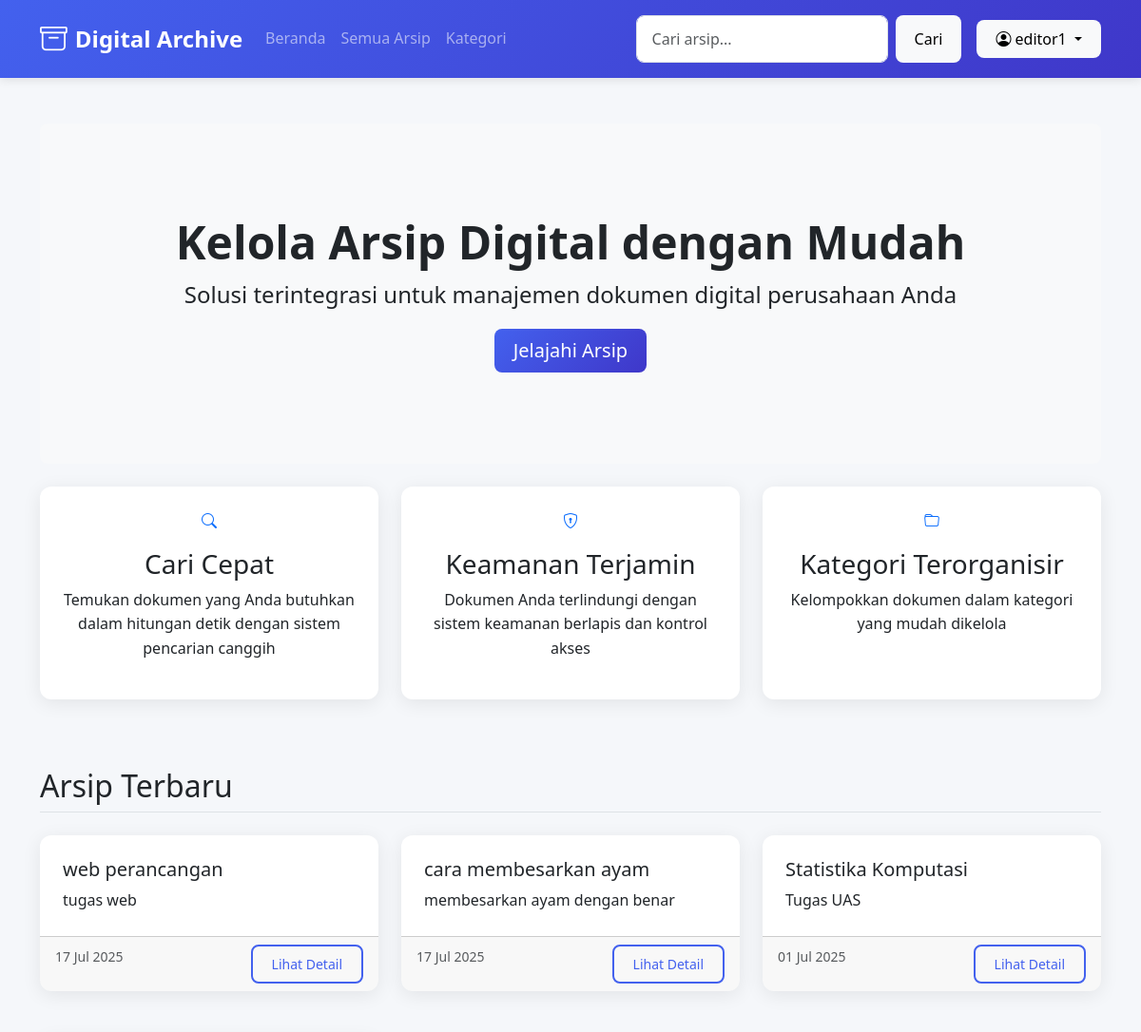
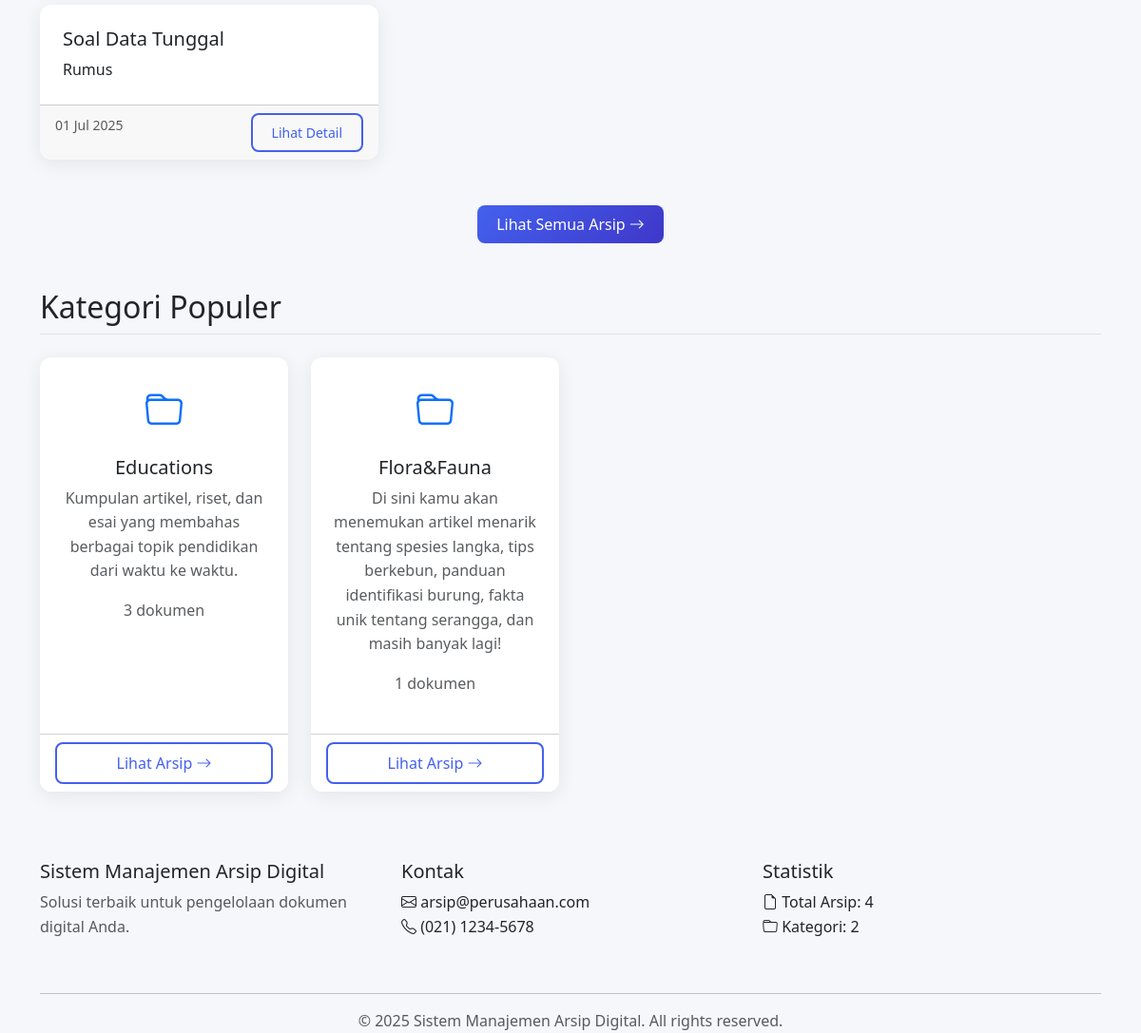
Screenshot of / (signed in) with the database file from the repository (2 pictures, top to bottom).
### arsip/models.py (models this page shows, shortened)
class Arsip(models.Model):
    STATUS_VERIFIKASI = (
        ('pending', 'Pending'),
        ('ditolak', 'Ditolak'),
        ('diterima', 'Diterima'),
    )
    STATUS_AKSES_CHOICES = [
        ('publik', 'Publik'),
        ('internal', 'Internal'),
    ]
    judul_arsip = models.CharField(max_length=255, blank=True, null=True, default="")
    kode_arsip = models.CharField(max_length=50, blank=True, null=True, unique=True)
    deskripsi = models.TextField(blank=True, null=True, default="")
    kategori = models.ForeignKey(Kategori, on_delete=models.SET_NULL, blank=True, null=True)
    tags = models.ManyToManyField(Tag, blank=True)
    tanggal_dibuat = models.DateField()
    tanggal_diterima = models.DateField()
    pembuat = models.CharField(max_length=100, blank=True, null=True)
    lokasi_fisik = models.CharField(max_length=100, blank=True, null=True)
    lokasi_digital = models.FileField(upload_to=arsip_upload_path)
    format_file = models.CharField(max_length=10, blank=True)
    ukuran_file = models.IntegerField(blank=True, null=True)  # Dalam bytes
    status_akses = models.CharField(
        max_length=20,
        choices=STATUS_AKSES_CHOICES,
        default='internal'
    )
    dibuat_oleh = models.ForeignKey(User, on_delete=models.SET_NULL, null=True)
    timestamp_input = models.DateTimeField(auto_now_add=True)
    last_updated = models.DateTimeField(auto_now=True)
    versi = models.PositiveIntegerField(default=1)
    diakses = models.PositiveIntegerField(default=0)
    class Meta:
        verbose_name = "Arsip Digital"
        verbose_name_plural = "Arsip Digital"
        ordering = ['-tanggal_diterima']
    status_verifikasi = models.CharField(
        max_length=20,
        choices=STATUS_VERIFIKASI,
        default='pending'
    )
    catatan_verifikasi = models.TextField(blank=True, null=True)
    verifikator = models.ForeignKey(
        User,
        on_delete=models.SET_NULL,
        null=True,
        blank=True,
        related_name='arsip_diverifikasi'
    )
    tanggal_verifikasi = models.DateTimeField(null=True, blank=True)
    tracker = FieldTracker(fields=['status_verifikasi'])

class Kategori(models.Model):
    nama = models.CharField(max_length=100, unique=True)
    deskripsi = models.TextField(blank=True, null=True)

### arsip/views.py (the view)
# urls.py: path('', views.beranda, name='beranda'),
def beranda(request):
    arsip_terbaru_queryset = Arsip.objects.filter(status_verifikasi='diterima')
    if not request.user.is_authenticated:
        arsip_terbaru_queryset = arsip_terbaru_queryset.filter(status_akses='publik')
    arsip_terbaru = arsip_terbaru_queryset.order_by('-tanggal_diterima')[:6]
    kategori_populer = Kategori.objects.annotate(
        jumlah_arsip=Count('arsip')
    ).order_by('-jumlah_arsip')[:4]
    return render(request, 'arsip/beranda.html', {
        'arsip_terbaru': arsip_terbaru,
        'kategori_populer': kategori_populer,
    })

### arsip/views.py (called while the page is built)
def statistik_context(request):
    from .models import Arsip, Kategori
    return {
        'total_arsip': Arsip.objects.count(),
        'total_kategori': Kategori.objects.count(),
    }

### arsip/templates/arsip/beranda.html (shortened to what this page needs)
{% extends "arsip/base_arsip.html" %}
{% load static %}
{% block content %}
<div class="p-5 mb-4 bg-light rounded-3">
    <div class="container-fluid py-5 text-center">
        <h1 class="display-5 fw-bold">Kelola Arsip Digital dengan Mudah</h1>
        <p class="fs-4">Solusi terintegrasi untuk manajemen dokumen digital perusahaan Anda</p>
        <a class="btn btn-primary btn-lg" href="{% url 'arsip:daftar_arsip' %}">Jelajahi Arsip</a>
    </div>
</div>
<div class="row mb-5">
    <div class="col-md-4 mb-4">
        <div class="card h-100 text-center p-4">
            <i class="bi bi-search text-primary file-icon mb-3"></i>
            <h3>Cari Cepat</h3>
            <p>Temukan dokumen yang Anda butuhkan dalam hitungan detik dengan sistem pencarian canggih</p>
        </div>
    </div>
    <div class="col-md-4 mb-4">
        <div class="card h-100 text-center p-4">
            <i class="bi bi-shield-lock text-primary file-icon mb-3"></i>
            <h3>Keamanan Terjamin</h3>
            <p>Dokumen Anda terlindungi dengan sistem keamanan berlapis dan kontrol akses</p>
        </div>
    </div>
    <div class="col-md-4 mb-4">
        <div class="card h-100 text-center p-4">
            <i class="bi bi-folder text-primary file-icon mb-3"></i>
            <h3>Kategori Terorganisir</h3>
            <p>Kelompokkan dokumen dalam kategori yang mudah dikelola</p>
        </div>
    </div>
</div>
<h2 class="border-bottom pb-2 mb-4">Arsip Terbaru</h2>
{% if arsip_terbaru %}
<div class="row row-cols-1 row-cols-md-3 g-4">
    {% for arsip in arsip_terbaru %}
    <div class="col-md-4 mb-4">
        <div class="card h-100">
            <div class="card-body">
                <h5 class="card-title">{{ arsip.judul_arsip }}</h5>
                <p class="card-text">{{ arsip.deskripsi|truncatechars:100 }}</p>
            </div>
            <div class="card-footer">
                <small class="text-muted">
                    {{ arsip.tanggal_diterima|date:"d M Y" }}
                </small>
                <a href="{% url 'arsip:detail_arsip' arsip.id %}" class="btn btn-outline-primary btn-sm float-end small">Lihat Detail</a>
            </div>
        </div>
    </div>
    {% endfor %}
</div>
<div class="text-center mt-4">
    <a href="{% url 'arsip:daftar_arsip' %}" class="btn btn-primary">
        Lihat Semua Arsip <i class="bi bi-arrow-right"></i>
    </a>
</div>
{% else %}
<div class="alert alert-info">
    Belum ada arsip yang tersedia.
</div>
{% endif %}
<h2 class="border-bottom pb-2 mb-4 mt-5">Kategori Populer</h2>
<div class="row row-cols-1 row-cols-md-4 g-4">
    {% for kategori in kategori_populer %}
    <div class="col mb-4 d-flex align-items-stretch">
        <div class="card text-center h-100 w-100">
            <div class="card-body d-flex flex-column">
                <i class="bi bi-folder text-primary fs-1 mb-3"></i>
                <h5 class="card-title">{{ kategori.nama }}</h5>
                <p class="card-text text-muted">{{ kategori.deskripsi }}</p>
                <p class="text-muted">{{ kategori.jumlah_arsip }} dokumen</p>
            </div>
            <div class="card-footer bg-white mt-auto">
                <a href="{% url 'arsip:arsip_per_kategori' kategori.id %}" class="btn btn-outline-primary w-100">
                    Lihat Arsip <i class="bi bi-arrow-right"></i>
                </a>
            </div>
        </div>
    </div>
    {% endfor %}
</div>
{% endblock %}

### arsip/templates/arsip/base_arsip.html (shortened to what this page needs)
<!DOCTYPE html>
<html lang="id">
<head>
    <link href="https://cdn.jsdelivr.net/npm/bootstrap@5.3.0/dist/css/bootstrap.min.css" rel="stylesheet">
    <link rel="stylesheet" href="https://cdn.jsdelivr.net/npm/bootstrap-icons@1.8.0/font/bootstrap-icons.css">
    {% load static %}
    <link rel="stylesheet" href="{% static 'style.css' %}">
</head>
<body>
    <nav class="navbar navbar-expand-lg navbar-dark bg-primary">
        <div class="container">
            <a class="navbar-brand" href="{% url 'arsip:beranda' %}">
                <i class="bi bi-archive"></i> Digital Archive
            </a>
            <div class="collapse navbar-collapse" id="navbarNav">
                <ul class="navbar-nav me-auto">
                    <li class="nav-item">
                        <a class="nav-link" href="{% url 'arsip:beranda' %}">Beranda</a>
                    </li>
                    <li class="nav-item">
                        <a class="nav-link" href="{% url 'arsip:daftar_arsip' %}">Semua Arsip</a>
                    </li>
                    <li class="nav-item">
                        <a class="nav-link" href="{% url 'arsip:kategori_list' %}">Kategori</a>
                    </li>
                </ul>
                <form class="d-flex me-2" action="{% url 'arsip:cari_arsip' %}" method="get">
                    <input type="text" class="form-control me-2" name="q" value="{{ query }}" placeholder="Cari arsip...">
                    <button class="btn btn-light me-2" type="submit">Cari</button>
                </form>
                {% if user.is_authenticated %}
                <div class="dropdown">
                    <button class="btn btn-light dropdown-toggle" type="button" id="dropdownMenuButton"
                        data-bs-toggle="dropdown">
                        <i class="bi bi-person-circle"></i> {{ user.username }}
                    </button>
                </div>
                {% else %}
                <a href="{% url 'arsip:login' %}" class="btn btn-light me-2">Login</a>
                {% endif %}
            </div>
        </div>
    </nav>
    <main class="container my-5">
        {% block content %}{% endblock %}
    </main>
    <footer class="footer">
        <div class="container">
            <div class="row">
                <div class="col-md-4 mb-4">
                    <h5>Sistem Manajemen Arsip Digital</h5>
                    <p class="text-muted">Solusi terbaik untuk pengelolaan dokumen digital Anda.</p>
                </div>
                <div class="col-md-4 mb-4">
                    <h5>Kontak</h5>
                    <ul class="list-unstyled">
                        <li><i class="bi bi-envelope"></i> arsip@perusahaan.com</li>
                        <li><i class="bi bi-telephone"></i> (021) 1234-5678</li>
                    </ul>
                </div>
                <div class="col-md-4 mb-4">
                    <h5>Statistik</h5>
                    <ul class="list-unstyled">
                        <li><i class="bi bi-file-earmark"></i> Total Arsip: {{ total_arsip|default:'0' }}</li>
                        <li><i class="bi bi-folder"></i> Kategori: {{ total_kategori|default:'0' }}</li>
                    </ul>
                </div>
            </div>
            <hr>
            <div class="text-center text-muted">
                &copy; {% now "Y" %} Sistem Manajemen Arsip Digital. All rights reserved.
            </div>
        </div>
    </footer>
</body>
</html>

### static/style.css (style rules this page uses)
:root { --primary: #4361ee; --primary-dark: #3a56d4; --secondary: #3f37c9; --success: #4cc9f0; --danger: #f72585; --warning: #f8961e; --light: #f8f9fa; --dark: #212529; --gray: #6c757d; --bg-color: #f5f7fa; --card-shadow: 0 4px 20px rgba(0, 0, 0, 0.08); }
body { font-family: 'Segoe UI', system-ui, -apple-system, sans-serif; background-color: var(--bg-color); color: var(--dark); line-height: 1.6; min-height: 100vh; display: flex; flex-direction: column; }
.navbar { background: linear-gradient(135deg, var(--primary), var(--secondary)); box-shadow: 0 2px 10px rgba(0, 0, 0, 0.1); padding: 0.8rem 1rem; }
.navbar-brand { font-weight: 700; font-size: 1.5rem; display: flex; align-items: center; gap: 0.5rem; }
.navbar-brand i { font-size: 1.8rem; }
.nav-link { font-weight: 500; padding: 0.5rem 1rem; border-radius: 0.5rem; transition: all 0.3s ease; }
.card { border: none; border-radius: 0.75rem; box-shadow: var(--card-shadow); transition: transform 0.3s ease, box-shadow 0.3s ease; overflow: hidden; }
.card-body { padding: 1.5rem; }
.btn { border-radius: 0.5rem; padding: 0.5rem 1.25rem; font-weight: 500; transition: all 0.3s ease; border: none; }
.btn-primary { background: linear-gradient(135deg, var(--primary), var(--secondary)); }
.btn-outline-primary { border: 2px solid var(--primary); color: var(--primary); }
.form-control { border-radius: 0.5rem; padding: 0.75rem 1rem; border: 1px solid #dee2e6; transition: border-color 0.3s ease, box-shadow 0.3s ease; }
.form-control { width: 100%; padding: 0.75rem 1rem; border: 1px solid #dee2e6; border-radius: 0.5rem; transition: all 0.3s ease; font-size: 1rem; line-height: 1.5; }

### rows the page displays
Arsip: judul_arsip "web perancangan", deskripsi "tugas web", tanggal_diterima "17 Jul 2025"
Arsip: judul_arsip "cara membesarkan ayam", deskripsi "membesarkan ayam dengan benar", tanggal_diterima "17 Jul 2025"
Arsip: judul_arsip "Statistika Komputasi", deskripsi "Tugas UAS", tanggal_diterima "01 Jul 2025"
Arsip: judul_arsip "Soal Data Tunggal", deskripsi "Rumus", tanggal_diterima "01 Jul 2025"
Kategori: nama "Educations", deskripsi "Kumpulan artikel, riset, dan esai yang membahas berbagai topik pendidikan dari waktu ke waktu.", jumlah_arsip "3"
Kategori: nama "Flora&Fauna", deskripsi "Di sini kamu akan menemukan artikel menarik tentang spesies langka, tips berkebun, panduan identifikasi burung, fakta unik tentang serangga, dan masih banyak lagi!", jumlah_arsip "1"

### other values shown
{{ user.username }} "editor1"
{{ total_arsip|default:'0' }} "4"
{{ total_kategori|default:'0' }} "2"
